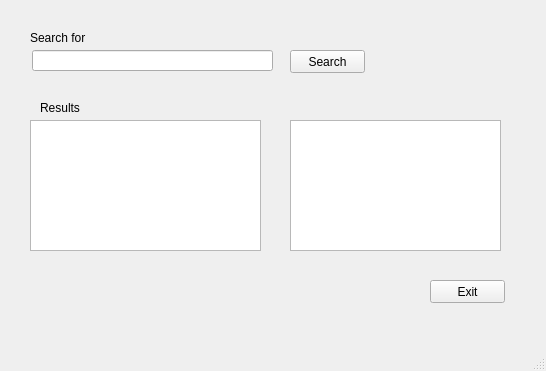
<?xml version="1.0" encoding="UTF-8"?>
<ui version="4.0">
 <class>MainWindow</class>
 <widget class="QMainWindow" name="MainWindow">
  <property name="geometry">
   <rect>
    <x>0</x>
    <y>0</y>
    <width>546</width>
    <height>371</height>
   </rect>
  </property>
  <property name="windowTitle">
   <string>MainWindow</string>
  </property>
  <widget class="QWidget" name="centralwidget">
   <widget class="QPushButton" name="start_search">
    <property name="geometry">
     <rect>
      <x>290</x>
      <y>50</y>
      <width>75</width>
      <height>23</height>
     </rect>
    </property>
    <property name="text">
     <string>Search</string>
    </property>
   </widget>
   <widget class="QLineEdit" name="search_text">
    <property name="geometry">
     <rect>
      <x>32</x>
      <y>50</y>
      <width>241</width>
      <height>21</height>
     </rect>
    </property>
    <property name="text">
     <string/>
    </property>
   </widget>
   <widget class="QLabel" name="label">
    <property name="geometry">
     <rect>
      <x>30</x>
      <y>30</y>
      <width>141</width>
      <height>16</height>
     </rect>
    </property>
    <property name="text">
     <string>Search for</string>
    </property>
   </widget>
   <widget class="QLabel" name="label_2">
    <property name="geometry">
     <rect>
      <x>40</x>
      <y>100</y>
      <width>141</width>
      <height>16</height>
     </rect>
    </property>
    <property name="text">
     <string>Results</string>
    </property>
   </widget>
   <widget class="QTextEdit" name="result_textbox">
    <property name="geometry">
     <rect>
      <x>290</x>
      <y>120</y>
      <width>211</width>
      <height>131</height>
     </rect>
    </property>
    <property name="readOnly">
     <bool>true</bool>
    </property>
   </widget>
   <widget class="QListWidget" name="results_list">
    <property name="geometry">
     <rect>
      <x>30</x>
      <y>120</y>
      <width>231</width>
      <height>131</height>
     </rect>
    </property>
   </widget>
   <widget class="QPushButton" name="exit_button">
    <property name="geometry">
     <rect>
      <x>430</x>
      <y>280</y>
      <width>75</width>
      <height>23</height>
     </rect>
    </property>
    <property name="text">
     <string>Exit</string>
    </property>
   </widget>
  </widget>
  <widget class="QMenuBar" name="menubar">
   <property name="geometry">
    <rect>
     <x>0</x>
     <y>0</y>
     <width>546</width>
     <height>21</height>
    </rect>
   </property>
  </widget>
  <widget class="QStatusBar" name="statusbar"/>
 </widget>
 <resources/>
 <connections/>
</ui>
